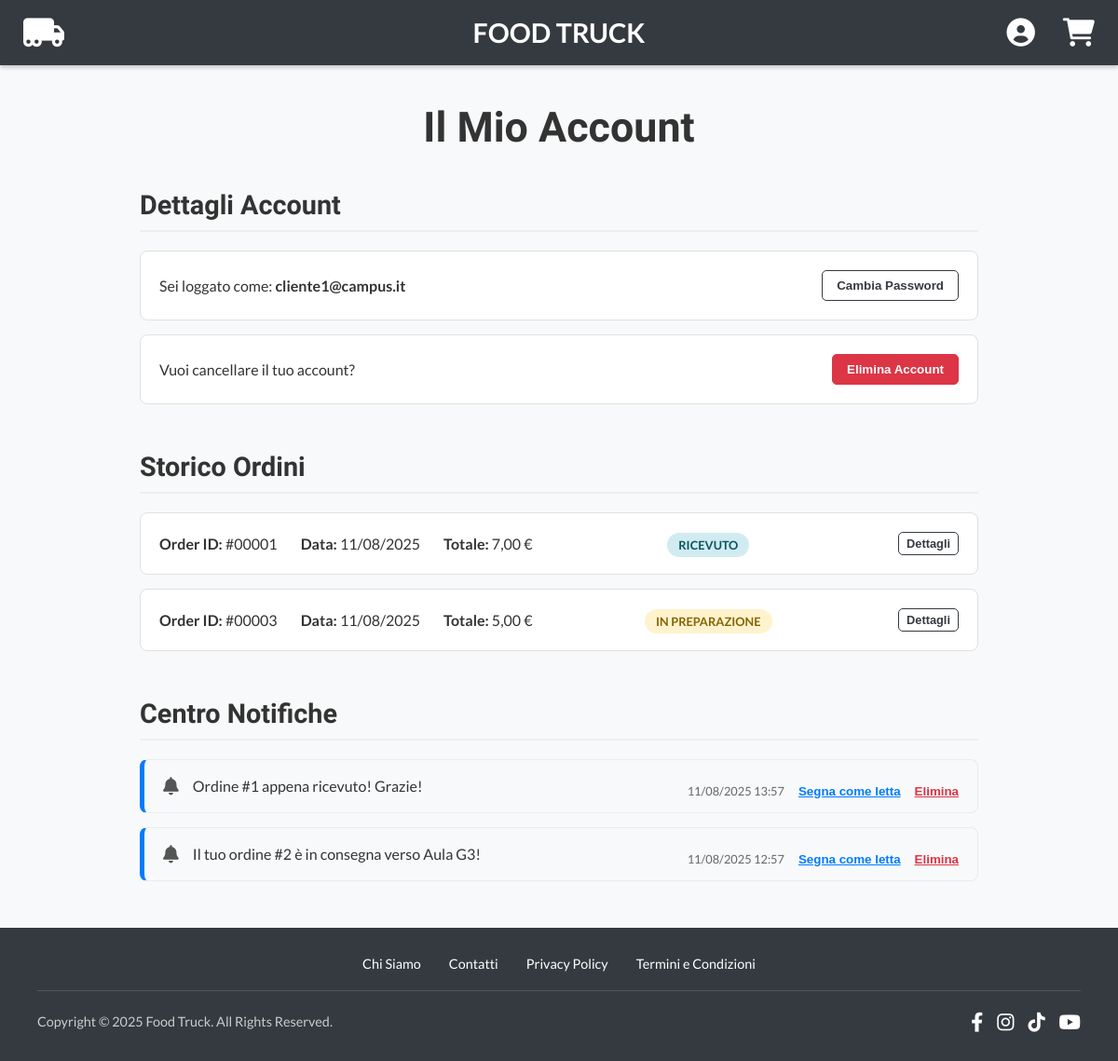
The app's page /account.php (signed in), older data.
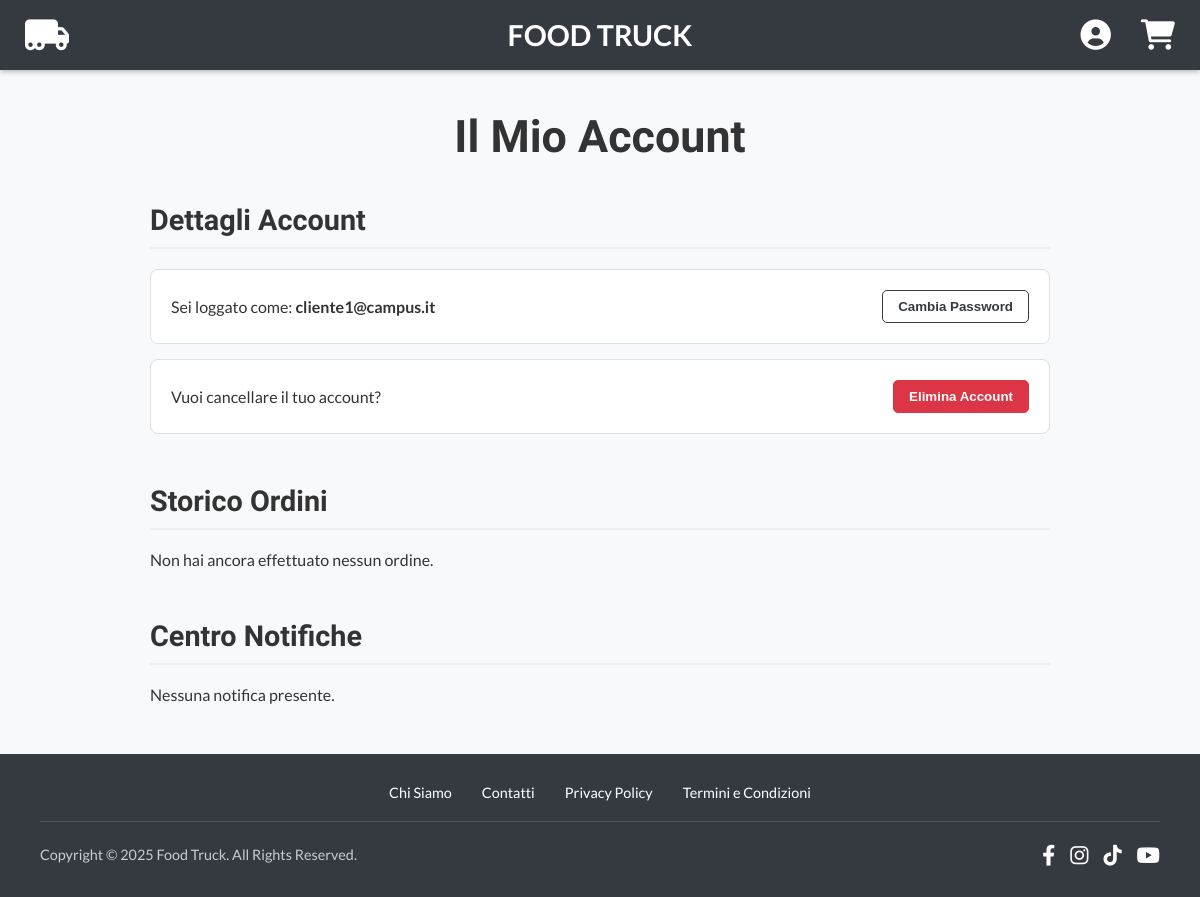
The same page, newer data.
### tables this page shows
CREATE TABLE IF NOT EXISTS `Ordini` (
    `id_ordine` INT AUTO_INCREMENT PRIMARY KEY,
    `id_utente` INT NOT NULL,
    `data_ordine` DATETIME NOT NULL DEFAULT CURRENT_TIMESTAMP,
    `totale` DECIMAL(6,2) NOT NULL CHECK (totale >= 0),
    `stato` ENUM('ricevuto', 'in_preparazione', 'in_consegna', 'consegnato', 'annullato') NOT NULL DEFAULT 'ricevuto',
    `fascia_oraria_consegna` VARCHAR(50) NOT NULL,
    `aula_consegna` VARCHAR(50), 
    `nome_ricevente` VARCHAR(100) NOT NULL,
    `cognome_ricevente` VARCHAR(100) NOT NULL,
    `note_utente` TEXT,
    `nascosto_al_venditore` BOOLEAN NOT NULL DEFAULT FALSE, 
    FOREIGN KEY (`id_utente`) REFERENCES `Utenti`(`id_utente`)
);

CREATE TABLE IF NOT EXISTS `Notifiche` (
    `id_notifica` INT AUTO_INCREMENT PRIMARY KEY,
    `id_utente_destinatario` INT NOT NULL,
    `messaggio` TEXT NOT NULL,
    `data_creazione` DATETIME NOT NULL DEFAULT CURRENT_TIMESTAMP,
    `letta` BOOLEAN NOT NULL DEFAULT FALSE,
    `tipo_notifica` ENUM('ordine_status', 
    'sconto_benvenuto', 
    'nuovo_ordine_venditore',
    'nuovo_utente') NOT NULL,
    `id_ordine_riferimento` INT, 
    FOREIGN KEY (`id_utente_destinatario`) REFERENCES `Utenti`(`id_utente`),
    FOREIGN KEY (`id_ordine_riferimento`) REFERENCES `Ordini`(`id_ordine`)
);

### public/account.php (the view, shortened to what this page needs)
<?php
require_once __DIR__ . '/../config/db.php';
include_once __DIR__ . '/../templates/header.php';
$user_id = $_SESSION['user_id'];
$user_email = $_SESSION['user_email'];
$ordini = [];
$stmt_ordini = $conn->prepare("SELECT id_ordine, data_ordine, totale, stato FROM Ordini WHERE id_utente = ? ORDER BY data_ordine DESC");
$stmt_ordini->bind_param("i", $user_id);
$stmt_ordini->execute();
$result_ordini = $stmt_ordini->get_result();
while ($row = $result_ordini->fetch_assoc()) {
    $ordini[] = $row;
}
$notifiche = [];
$stmt_notifiche = $conn->prepare("SELECT id_notifica, messaggio, data_creazione, letta FROM Notifiche WHERE id_utente_destinatario = ? ORDER BY data_creazione DESC");
$stmt_notifiche->bind_param("i", $user_id);
$stmt_notifiche->execute();
$result_notifiche = $stmt_notifiche->get_result();
while ($row = $result_notifiche->fetch_assoc()) {
    $notifiche[] = $row;
}
?>
<link rel="stylesheet" href="css/account.css">
<div class="account-container">
    <h1>Il Mio Account</h1>
    <section class="account-section">
        <h2>Dettagli Account</h2>
        <div class="details-card">
            <span>Sei loggato come: <strong><?php echo htmlspecialchars($user_email); ?></strong></span>
            <button id="change-password-btn" class="btn-secondary">Cambia Password</button>
        </div>
        <div class="details-card">
            <span>Vuoi cancellare il tuo account?</span>
            <button id="delete-account-btn" class="btn-danger">Elimina Account</button>
        </div>
    </section>
    <section class="account-section">
        <h2>Storico Ordini</h2>
        <div class="order-history-container">
            <?php if (empty($ordini)): ?>
                <p>Non hai ancora effettuato nessun ordine.</p>
            <?php else: ?>
                <?php foreach ($ordini as $ordine): ?>
                    <div class="order-card">
                        <div class="order-info">
                            <span><strong>Order ID:</strong> #<?php echo str_pad($ordine['id_ordine'], 5, '0', STR_PAD_LEFT); ?></span>
                            <span><strong>Data:</strong> <?php echo date('d/m/Y', strtotime($ordine['data_ordine'])); ?></span>
                            <span><strong>Totale:</strong> <?php echo number_format($ordine['totale'], 2, ',', ''); ?> €</span>
                        </div>
                        <div class="order-status">
                            <span class="status-badge status-<?php echo strtolower(htmlspecialchars($ordine['stato'])); ?>">
                                <?php echo htmlspecialchars(str_replace('_', ' ', $ordine['stato'])); ?>
                            </span>
                        </div>
                        <div class="order-actions">
                            <button class="btn btn-secondary btn-small view-details-btn" data-order-id="<?php echo $ordine['id_ordine']; ?>">Dettagli</button>
                        </div>
                        </div>
                <?php endforeach; ?>
            <?php endif; ?>
        </div>
    </section>
    <section class="account-section">
        <h2>Centro Notifiche</h2>
        <div id="notifications-list" class="notifications-container">
            <?php if (empty($notifiche)): ?>
                <p>Nessuna notifica presente.</p>
            <?php else: ?>
                <?php foreach ($notifiche as $notifica): ?>
                    <div class="notification-item <?php echo !$notifica['letta'] ? 'unread' : ''; ?>">
                        <div class="notification-text">
                            <i class="fas fa-bell"></i>
                            <p><?php echo htmlspecialchars($notifica['messaggio']); ?></p>
                        </div>
                        <div class="notification-actions">
                            <span><?php echo date('d/m/Y H:i', strtotime($notifica['data_creazione'])); ?></span>
                            <?php if (!$notifica['letta']): ?>
                                <button class="btn-link" data-action="mark_read" data-id="<?php echo $notifica['id_notifica']; ?>">Segna come letta</button>
                            <?php endif; ?>
                            <button class="btn-link-danger" data-action="delete" data-id="<?php echo $notifica['id_notifica']; ?>">Elimina</button>
                        </div>
                    </div>
                <?php endforeach; ?>
            <?php endif; ?>
        </div>
    </section>
</div>
<?php include_once __DIR__ . '/../templates/footer.php'; ?>

### templates/header.php (shortened to what this page needs)
<?php
$is_logged_in = isset($_SESSION['user_id']);
?>
<!DOCTYPE html>
<html lang="it">
<head>
    <link rel="stylesheet" href="css/style.css">
    <link rel="stylesheet" href="css/header.css">
    <link rel="stylesheet" href="css/footer.css">
    <link rel="stylesheet" href="https://cdnjs.cloudflare.com/ajax/libs/font-awesome/6.0.0-beta3/css/all.min.css">
</head>
<body>
    <header class="header-fixed-top">
        <nav class="header-nav">
            <div class="header-left">
                <a href="index.php" aria-label="Torna alla Home"><span class="fas fa-truck-moving" aria-hidden="true"></span></a>
            </div>
            <div class="header-center">
                <a href="index.php">Food Truck</a>
            </div>
            <div class="header-right">
                <?php if ($is_logged_in): ?>
                    <div class="user-menu-container">
                        <a href="account.php" aria-label="Profilo Utente"><span class="fas fa-user-circle" aria-hidden="true"></span></a>
                    </div>
                    <a href="cart.php" class="header-icon-link" aria-label="Carrello"><span class="fas fa-shopping-cart" aria-hidden="true"></span></a>
                <?php else: ?>
                    <a href="login.php" aria-label="Accedi o Registrati"><span class="fas fa-user-circle" aria-hidden="true"></span></a>
                    <a href="login.php" aria-label="Carrello"><span class="fas fa-shopping-cart" aria-hidden="true"></span></a>
                <?php endif; ?>
            </div>
        </nav>
    </header>
    <main>

### templates/footer.php
</main>
<footer class="site-footer">
    <div class="footer-top">
        <a href="whoweare.php">Chi Siamo</a>
        <a href="contacts.php">Contatti</a>
        <a href="privacy.php">Privacy Policy</a>
        <a href="terms.php">Termini e Condizioni</a>
    </div>
    <div class="footer-bottom">
        <span>Copyright &copy; <?php echo date('Y'); ?> Food Truck. All Rights Reserved.</span>
        <div class="footer-social">
            <a href="#" aria-label="Facebook"><span class="fab fa-facebook-f" aria-hidden="true"></span></a>
            <a href="#" aria-label="Instagram"><span class="fab fa-instagram" aria-hidden="true"></span></a>
            <a href="#" aria-label="TikTok"><span class="fab fa-tiktok" aria-hidden="true"></span></a>
            <a href="#" aria-label="YouTube"><span class="fab fa-youtube" aria-hidden="true"></span></a>
        </div>
    </div>
</footer>
</body>
</html>

### public/css/style.css (style rules this page uses)
html { height: 100%; }
body { margin: 0; font-family: 'Lato', sans-serif; background-color: #f8f9fa; color: #333; padding-top: 70px; overflow-x: hidden; min-height: 100%; display: flex; flex-direction: column; }
main { flex-grow: 1; }
.message-item, .notification-item { padding: 15px; border: 1px solid #e9ecef; border-left-width: 5px; border-left-color: #007bff; border-radius: 5px; margin-bottom: 15px; background-color: #f8f9fa; }
.notification-text { display: flex; align-items: center; gap: 15px; }
.notification-text i { font-size: 1.2rem; color: #555; }
.notification-text p { margin: 0; }
.notification-actions { display: flex; align-items: center; justify-content: flex-end; gap: 15px; font-size: 0.8rem; color: #666; margin-top: 10px; }
.btn-link { background: none; border: none; cursor: pointer; text-decoration: underline; font-weight: bold; color: #007bff; }

### public/css/header.css (style rules this page uses)
.header-fixed-top { position: fixed; top: 0; left: 0; width: 100%; background-color: #343a40; z-index: 1030; box-shadow: 0 2px 5px rgba(0, 0, 0, 0.25); }
.header-nav { display: flex; flex-direction: row; align-items: center; height: 70px; padding: 0; box-sizing: border-box; }
.header-left, .header-center, .header-right { flex: 1; display: flex; align-items: center; }
.header-left { justify-content: flex-start; padding-left: 25px; }
.header-center { justify-content: center; }
.header-right { justify-content: flex-end; gap: 30px; padding-right: 25px; }
.header-nav a { color: white; text-decoration: none; transition: color 0.2s ease; }
.header-icon-link { position: relative; }
.header-left span { font-size: 2.2rem; }
.header-center a { font-size: 1.8rem; font-weight: bold; text-transform: uppercase; }
.header-right span { font-size: 1.9rem; }
.user-menu-container { position: relative; }

### public/css/footer.css (style rules this page uses)
.site-footer { background-color: #343a40; color: #ccc; padding: 30px 40px; font-size: 0.9rem; }
.footer-top { display: flex; justify-content: center; gap: 30px; padding-bottom: 20px; margin-bottom: 20px; border-bottom: 1px solid #555; }
.footer-top a { color: white; text-decoration: none; transition: text-decoration 0.2s; }
.footer-bottom { display: flex; justify-content: space-between; align-items: center; flex-wrap: wrap; gap: 15px; }
.footer-social { display: flex; gap: 15px; }
.footer-social a { color: white; font-size: 1.3rem; transition: color 0.2s; }

Row changes from the older to the newer data that the page shows:
removed ordini: id_ordine "00001", data_ordine "11/08/2025", totale "7,00", stato "RICEVUTO"
removed ordini: id_ordine "00003", data_ordine "11/08/2025", totale "5,00", stato "IN PREPARAZIONE"
removed notifiche: messaggio "Ordine #1 appena ricevuto! Grazie!", data_creazione "11/08/2025 13:57"
removed notifiche: messaggio "Il tuo ordine #2 è in consegna verso Aula G3!", data_creazione "11/08/2025 12:57"
Text that changed along with them:
text now shown: "Non hai ancora effettuato nessun ordine. Nessuna notifica presente."
